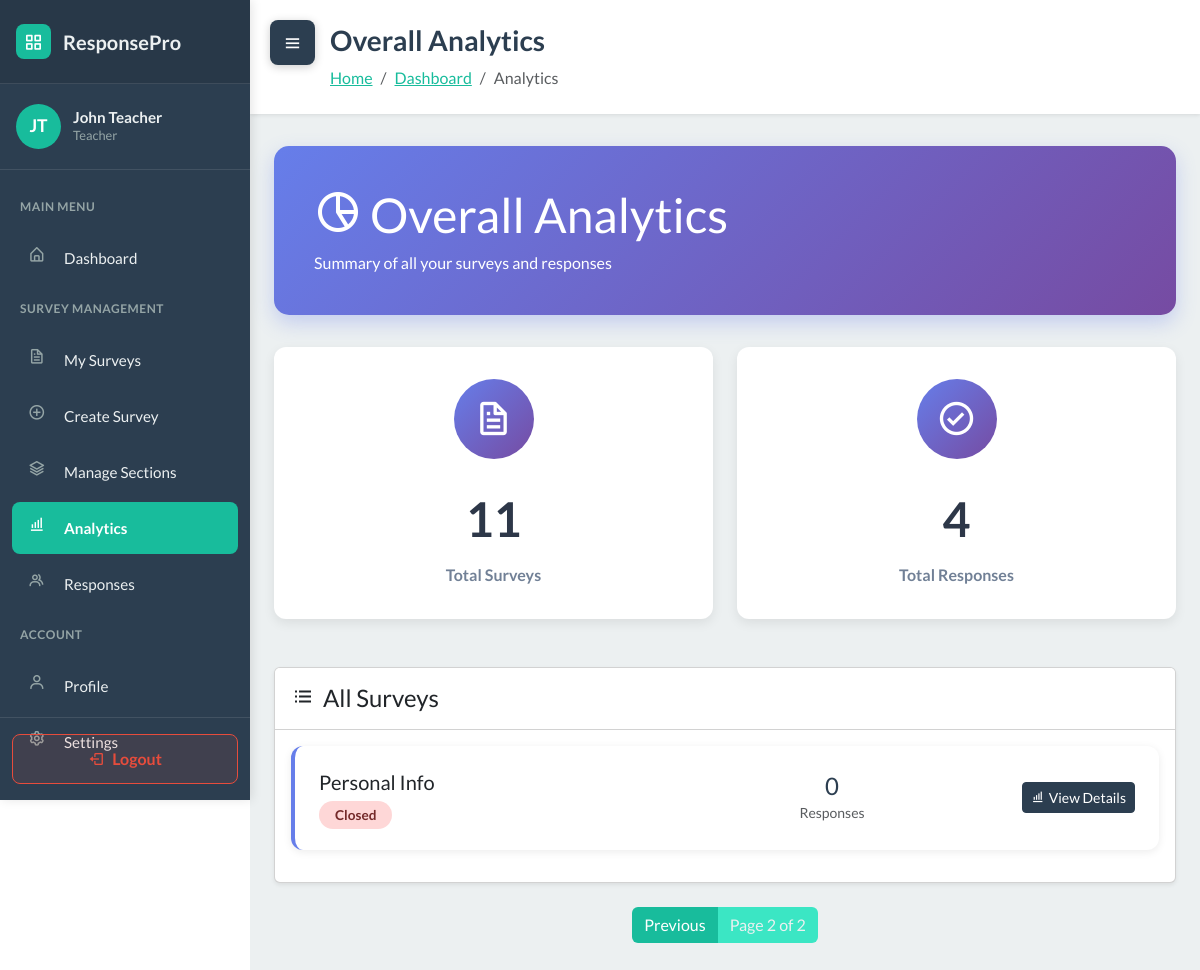
Page /analytics/?page=2 (signed in) on the committed database.
### WebSurvey/models.py (models this page shows, shortened)
class User(AbstractUser):
    ROLE_CHOICES = [
        ('student', 'Student'),
        ('teacher', 'Teacher'),
    ]
    role = models.CharField('role', max_length=20, choices=ROLE_CHOICES, default='student')
    section = models.ForeignKey(Section, null=True, blank=True, on_delete=models.SET_NULL, related_name='students')

class Survey(models.Model):
    STATUS_CHOICES = [
        ('draft', 'Draft'),
        ('published', 'Published'),
        ('closed', 'Closed'),
    ]
    title = models.CharField(max_length=255)
    description = models.TextField(blank=True)
    teacher = models.ForeignKey(User, on_delete=models.CASCADE, related_name='surveys')
    sections = models.ManyToManyField(Section, blank=True, related_name='surveys')
    status = models.CharField(max_length=20, choices=STATUS_CHOICES, default='draft')
    total_points = models.IntegerField(default=0)
    time_limit = models.IntegerField(null=True, blank=True, help_text="Time limit in minutes")
    due_date = models.DateTimeField(null=True, blank=True)
    created_at = models.DateTimeField(auto_now_add=True)
    updated_at = models.DateTimeField(auto_now=True)
    class Meta:
        ordering = ['-created_at']

### WebSurvey/views.py (the view)
# urls.py: path('analytics/', views.overall_analytics, name='overall_analytics'),
@login_required
def overall_analytics(request):
    if request.user.role != 'teacher':
        messages.error(request, "Access denied. Teacher account required.")
        return redirect('dashboard')
    teacher = request.user
    total_surveys = Survey.objects.filter(teacher=teacher).count()
    total_responses = StudentResponse.objects.filter(
        survey__teacher=teacher,
        is_submitted=True
    ).count()
    surveys = Survey.objects.filter(teacher=teacher).annotate(
        response_count=Count('responses', filter=Q(responses__is_submitted=True))
    ).order_by('-created_at')
    paginator = Paginator(surveys, 10)  # 10 surveys per page
    page_number = request.GET.get('page')
    page_obj = paginator.get_page(page_number)
    context = {
        'total_surveys': total_surveys,
        'total_responses': total_responses,
        'page_obj': page_obj,
    }
    return render(request, 'overall_analytics.html', context)

### WebSurvey/services.py (called while the page is built)
def auto_close_due_surveys():
    now = timezone.now()
    overdue_ids = []
    for survey in Survey.objects.filter(status='published', due_date__isnull=False):
        due = survey.due_date
        if due is None:
            continue
        if timezone.is_naive(due):
            due = timezone.make_aware(due, timezone.get_current_timezone())
        if due <= now:
            overdue_ids.append(survey.id)
    if overdue_ids:
        Survey.objects.filter(id__in=overdue_ids).update(status='closed')
    return now

### WebSurvey/templates/overall_analytics.html (shortened to what this page needs)
<!DOCTYPE html>
{% load static %}
<html data-bs-theme="light" lang="en">
<head>
    <link rel="stylesheet" href="https://cdn.jsdelivr.net/npm/bootswatch@5.3.6/dist/flatly/bootstrap.min.css">
    <link rel="stylesheet" href="https://cdn.jsdelivr.net/npm/boxicons@latest/css/boxicons.min.css">
    <link rel="stylesheet" href="{% static 'css/dashboard-sidebar.css' %}">
    <link rel="stylesheet" href="{% static 'css/bss-overrides.css' %}">
</head>
<body>
    <button class="sidebar-toggle shifted" id="sidebarToggle">
        <i class="bx bx-menu"></i>
    </button>
    <aside class="dashboard-sidebar" id="sidebar">
        <div class="sidebar-header">
            <a href="{% url 'dashboard' %}" class="sidebar-brand">
                <div class="brand-icon">
                    <i class="bx bx-grid-alt" style="color: white;"></i>
                </div>
                <span>ResponsePro</span>
            </a>
        </div>
        <div class="sidebar-user">
            <div class="user-avatar">
                {{ user.first_name.0|upper }}{{ user.last_name.0|upper }}
            </div>
            <div class="user-info">
                <h6>{{ user.first_name }} {{ user.last_name }}</h6>
                <p>{{ user.get_role_display }}</p>
            </div>
        </div>
        <nav class="sidebar-nav">
            <div class="nav-section-title">Main Menu</div>
            <div class="sidebar-nav-item">
                <a href="{% url 'dashboard' %}" class="sidebar-nav-link">
                    <i class="bx bx-home-alt"></i>
                    <span>Dashboard</span>
                </a>
            </div>
            <div class="nav-section-title">Survey Management</div>
            <div class="sidebar-nav-item">
                <a href="{% url 'survey_list' %}" class="sidebar-nav-link">
                    <i class="bx bx-file"></i>
                    <span>My Surveys</span>
                </a>
            </div>
            <div class="sidebar-nav-item">
                <a href="{% url 'survey_create' %}" class="sidebar-nav-link">
                    <i class="bx bx-plus-circle"></i>
                    <span>Create Survey</span>
                </a>
            </div>
            <div class="sidebar-nav-item">
                <a href="{% url 'section_list' %}" class="sidebar-nav-link">
                    <i class="bx bx-layer"></i>
                    <span>Manage Sections</span>
                </a>
            </div>
            <div class="sidebar-nav-item">
                <a href="{% url 'overall_analytics' %}" class="sidebar-nav-link active">
                    <i class="bx bx-bar-chart-alt"></i>
                    <span>Analytics</span>
                </a>
            </div>
            <div class="sidebar-nav-item">
                <a href="{% url 'response_management' %}" class="sidebar-nav-link">
                    <i class="bx bx-group"></i>
                    <span>Responses</span>
                </a>
            </div>
            <div class="nav-section-title">Account</div>
            <div class="sidebar-nav-item">
                <a href="#" class="sidebar-nav-link">
                    <i class="bx bx-user"></i>
                    <span>Profile</span>
                </a>
            </div>
            <div class="sidebar-nav-item">
                <a href="#" class="sidebar-nav-link">
                    <i class="bx bx-cog"></i>
                    <span>Settings</span>
                </a>
            </div>
        </nav>
        <div class="sidebar-logout">
            <a href="{% url 'logout' %}" class="logout-btn">
                <i class="bx bx-log-out"></i>
                <span>Logout</span>
            </a>
        </div>
    </aside>
    <main class="dashboard-content" id="mainContent">
        <div class="content-header">
            <h1>Overall Analytics</h1>
            <nav aria-label="breadcrumb">
                <ol class="breadcrumb">
                    <li class="breadcrumb-item"><a href="{% url 'landing' %}">Home</a></li>
                    <li class="breadcrumb-item"><a href="{% url 'dashboard' %}">Dashboard</a></li>
                    <li class="breadcrumb-item active" aria-current="page">Analytics</li>
                </ol>
            </nav>
        </div>
        <div class="container-fluid px-4 pb-5">
            <div class="analytics-header">
                <h1 class="mb-2">
                    <i class="bx bx-pie-chart-alt-2 me-2"></i>Overall Analytics
                </h1>
                <p class="mb-0 opacity-90">Summary of all your surveys and responses</p>
            </div>
            <div class="row mb-4">
                <div class="col-md-6">
                    <div class="stat-card">
                        <div class="stat-icon">
                            <i class="bx bx-file"></i>
                        </div>
                        <div class="stat-value">{{ total_surveys }}</div>
                        <div class="stat-label">Total Surveys</div>
                    </div>
                </div>
                <div class="col-md-6">
                    <div class="stat-card">
                        <div class="stat-icon">
                            <i class="bx bx-check-circle"></i>
                        </div>
                        <div class="stat-value">{{ total_responses }}</div>
                        <div class="stat-label">Total Responses</div>
                    </div>
                </div>
            </div>
            <div class="row">
                <div class="col-12">
                    <div class="card shadow-sm">
                        <div class="card-header bg-white py-3">
                            <h4 class="mb-0">
                                <i class="bx bx-list-ul me-2"></i>All Surveys
                            </h4>
                        </div>
                        <div class="card-body">
                            {% if page_obj %}
                                {% for survey in page_obj %}
                                    <div class="survey-card">
                                        <div class="row align-items-center">
                                            <div class="col-md-6">
                                                <h5 class="mb-2">{{ survey.title }}</h5>
                                                <span class="status-badge status-{{ survey.status }}">
                                                    {{ survey.status|title }}
                                                </span>
                                            </div>
                                            <div class="col-md-3 text-center">
                                                <div class="h4 mb-0 text-primary">{{ survey.response_count }}</div>
                                                <small class="text-muted">Responses</small>
                                            </div>
                                            <div class="col-md-3 text-end">
                                                <a href="{% url 'survey_analytics' survey.id %}" class="btn btn-primary btn-sm">
                                                    <i class="bx bx-bar-chart-alt me-1"></i>View Details
                                                </a>
                                            </div>
                                        </div>
                                    </div>
                                {% endfor %}
                            {% endif %}
                        </div>
                    </div>
                    {% if page_obj.has_other_pages %}
                    <nav aria-label="Page navigation" class="mt-4">
                        <ul class="pagination justify-content-center">
                            {% if page_obj.has_previous %}
                            <li class="page-item">
                                <a class="page-link" href="?page={{ page_obj.previous_page_number }}">Previous</a>
                            </li>
                            {% endif %}
                            <li class="page-item disabled">
                                <span class="page-link">Page {{ page_obj.number }} of {{ page_obj.paginator.num_pages }}</span>
                            </li>
                        </ul>
                    </nav>
                    {% endif %}
                </div>
            </div>
        </div>
    </main>
</body>
</html>

### WebSurvey/static/css/dashboard-sidebar.css (style rules this page uses)
:root { --sidebar-width: 250px; --sidebar-bg: #2C3E50; --sidebar-hover: #34495E; --sidebar-active: #18BC9C; --sidebar-text: #ecf0f1; --sidebar-icon: #95a5a6; --transition-speed: 0.3s; }
body { font-family: 'Lato', sans-serif; }
.dashboard-sidebar { position: fixed; left: 0; top: 0; width: var(--sidebar-width); height: 100vh; background: var(--sidebar-bg); box-shadow: 2px 0 10px rgba(0, 0, 0, 0.1); transition: transform var(--transition-speed) ease; z-index: 1000; overflow-y: auto; overflow-x: hidden; }
.sidebar-header { padding: 1.5rem 1rem; background: rgba(0, 0, 0, 0.1); border-bottom: 1px solid rgba(255, 255, 255, 0.1); }
.sidebar-brand { display: flex; align-items: center; color: var(--sidebar-text); text-decoration: none; font-size: 1.25rem; font-weight: 700; }
.sidebar-brand .brand-icon { width: 35px; height: 35px; border-radius: 8px; background: var(--sidebar-active); display: flex; align-items: center; justify-content: center; margin-right: 0.75rem; }
.sidebar-user { padding: 1.25rem 1rem; border-bottom: 1px solid rgba(255, 255, 255, 0.1); display: flex; align-items: center; }
.user-avatar { width: 45px; height: 45px; border-radius: 50%; background: var(--sidebar-active); display: flex; align-items: center; justify-content: center; color: white; font-weight: 700; margin-right: 0.75rem; font-size: 1.1rem; }
.user-info h6 { margin: 0; color: var(--sidebar-text); font-size: 0.95rem; font-weight: 700; }
.user-info p { margin: 0; color: var(--sidebar-icon); font-size: 0.8rem; text-transform: capitalize; }
.sidebar-nav { padding: 1rem 0; }
.nav-section-title { padding: 0.75rem 1.25rem; color: var(--sidebar-icon); font-size: 0.75rem; text-transform: uppercase; font-weight: 700; letter-spacing: 0.5px; }
.sidebar-nav-item { margin: 0.25rem 0.75rem; border-radius: 8px; overflow: hidden; }
.sidebar-nav-link { display: flex; align-items: center; padding: 0.875rem 1rem; color: var(--sidebar-text); text-decoration: none; transition: all 0.2s ease; font-size: 0.95rem; }
.sidebar-nav-link.active { background: var(--sidebar-active); color: white; font-weight: 600; }
.sidebar-nav-link i { width: 24px; height: 24px; margin-right: 0.75rem; color: var(--sidebar-icon); transition: color 0.2s ease; font-size: 1.1rem; }
.sidebar-nav-link:hover i, .sidebar-nav-link.active i { color: white; }
.sidebar-logout { position: absolute; bottom: 0; left: 0; right: 0; padding: 1rem 0.75rem; border-top: 1px solid rgba(255, 255, 255, 0.1); }
.logout-btn { width: 100%; padding: 0.75rem; background: rgba(231, 76, 60, 0.1); color: #e74c3c; border: 1px solid #e74c3c; border-radius: 8px; text-decoration: none; display: flex; align-items: center; justify-content: center; transition: all 0.2s ease; font-weight: 600; }
.logout-btn i { margin-right: 0.5rem; }
.dashboard-content { margin-left: var(--sidebar-width); transition: margin-left var(--transition-speed) ease; min-height: 100vh; background: #ecf0f1; }
.sidebar-toggle { position: fixed; top: 20px; left: 20px; z-index: 1001; background: var(--sidebar-bg); color: white; border: none; width: 45px; height: 45px; border-radius: 8px; cursor: pointer; display: flex; align-items: center; justify-content: center; box-shadow: 0 2px 10px rgba(0, 0, 0, 0.2); transition: all var(--transition-speed) ease; }
.sidebar-toggle.shifted { left: calc(var(--sidebar-width) + 20px); }
.sidebar-toggle i { font-size: 1.25rem; }
.content-header { background: white; padding: 1.5rem 2rem 1.5rem 5rem; box-shadow: 0 1px 4px rgba(0, 0, 0, 0.1); margin-bottom: 2rem; }
.content-header h1 { margin: 0; font-size: 1.75rem; font-weight: 700; color: #2C3E50; }
.content-header .breadcrumb { margin: 0.5rem 0 0 0; background: transparent; padding: 0; }

### WebSurvey/static/css/bss-overrides.css (style rules this page uses)
.me-1 { margin-right: .25rem!important; }
.me-2 { margin-right: .5rem!important; }
.mb-0 { margin-bottom: 0!important; }
.mb-2 { margin-bottom: .5rem!important; }
.mb-4 { margin-bottom: 1.5rem!important; }

### rows in the picture
User: first_name.0 "J", last_name.0 "T", first_name "John", last_name "Teacher", role "Teacher"
Survey: title "Personal Info", status "Closed", response_count "0"

### other values in the picture
{{ total_surveys }} "11"
{{ total_responses }} "4"
{{ page_obj.number }} "2"
{{ page_obj.paginator.num_pages }} "2"
